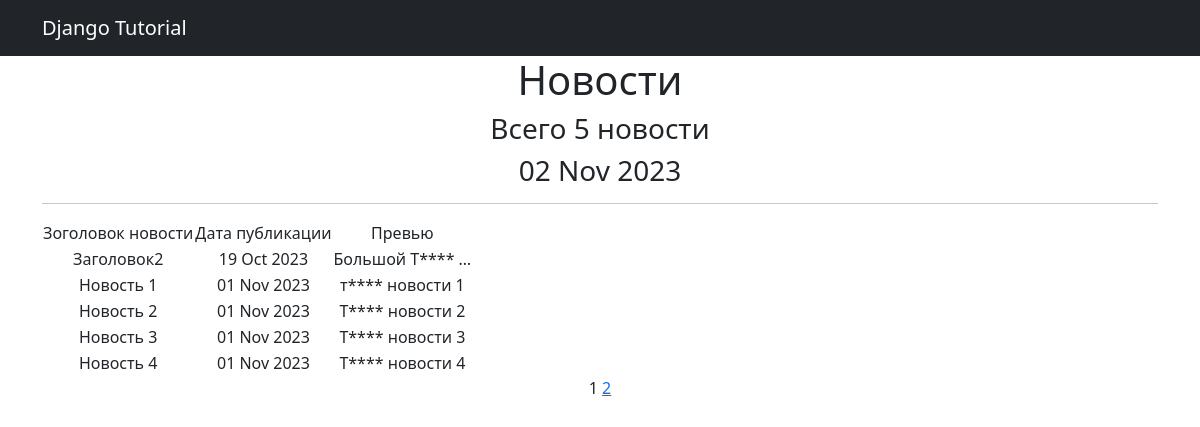
The app's page /posts/news/ with its own data.
### news/models.py (models this page shows, shortened)
class Post(models.Model):
    news = "NW"
    articl = "AR"
    CHOICE_CONTENS = [(news,'Новости'), (articl,'Статья')]
    time_creates = models.DateTimeField(auto_now_add=True)
    choice_content = models.CharField(max_length=2, choices=CHOICE_CONTENS, default= news)
    heading = models.CharField(max_length=64)
    rating = models.IntegerField(default=0)
    article_text = models.TextField()
    autor = models.ForeignKey(Author, on_delete=models.CASCADE)
    category = models.ManyToManyField(Category, through='PostCategory')

### news/views.py (the view)
# urls.py: path('news/', NewsList.as_view(), name='news_list'),
class NewsList(ListView):
    queryset = Post.objects.filter(
        choice_content='NW'
    )
    template_name = 'news.html'
    context_object_name = 'headings'
    paginate_by = 5
    def get_context_data(self, **kwargs):
        context = super().get_context_data(**kwargs)
        context['time_now'] = datetime.utcnow()
        return context

### news/templatetags/custom_filters.py (called while the page is built)
@register.filter()
def censor(value):
    text = str(value)
    for i in unacceptable_words:
        iCaps = i.capitalize()
        replCaps = (i.capitalize()[0]).ljust(len(i),"*")
        repl = (i[0].ljust(len(i), "*"))
        text = text.replace(i,repl)
        text = text.replace(iCaps, replCaps)
    return text

### news/templatetags/custom_tag.py (called while the page is built)
@register.simple_tag(takes_context=True)
def url_replace(context, **kwargs):
   d = context['request'].GET.copy()
   for k, v in kwargs.items():
       d[k] = v
   return d.urlencode()

### templates/news.html (shortened to what this page needs)
{% extends 'flatpages/default.html' %}
{% load custom_filters %}
{% load custom_tag %}
{% block content %}
   <h1>Новости</h1>
   <h3>Всего {{ headings|length}} новости</h3>
   <h3>{{ time_now|date:'d M Y' }}</h3>
   <hr>
   {% if headings %}
       <table>
           <tr>
               <td>Зоголовок новости</td>
               <td>Дата публикации</td>
               <td>Превью</td>
           </tr>
           {% for head in headings %}
           <tr>
               <td>{{ head.heading|censor }}</td>
               <td>{{ head.time_creates|date:'d M Y' }}</td>
               <td>{{ head.article_text|censor|truncatechars:15 }}</td>
           </tr>
           {% endfor %}
       </table>
   {% else %}
       <h2>Новостей нет!</h2>
   {% endif %}
   {{ page_obj.number }}
   {% if page_obj.has_next %}
       <a href="?{% url_replace page=page_obj.next_page_number %}">{{ page_obj.next_page_number }}</a>
   {% endif %}
{% endblock content %}

### records on screen
Post: heading|censor "Заголовок2", time_creates "19 Oct 2023", article_text|censor "Большой Т**** …"
Post: heading|censor "Новость 1", time_creates "01 Nov 2023", article_text|censor "т**** новости 1"
Post: heading|censor "Новость 2", time_creates "01 Nov 2023", article_text|censor "Т**** новости 2"
Post: heading|censor "Новость 3", time_creates "01 Nov 2023", article_text|censor "Т**** новости 3"
Post: heading|censor "Новость 4", time_creates "01 Nov 2023", article_text|censor "Т**** новости 4"

### other values on screen
{{ headings|length }} "5"
{{ time_now|date:'d M Y' }} "02 Nov 2023"
{{ page_obj.number }} "1"
{{ page_obj.next_page_number }} "2"
